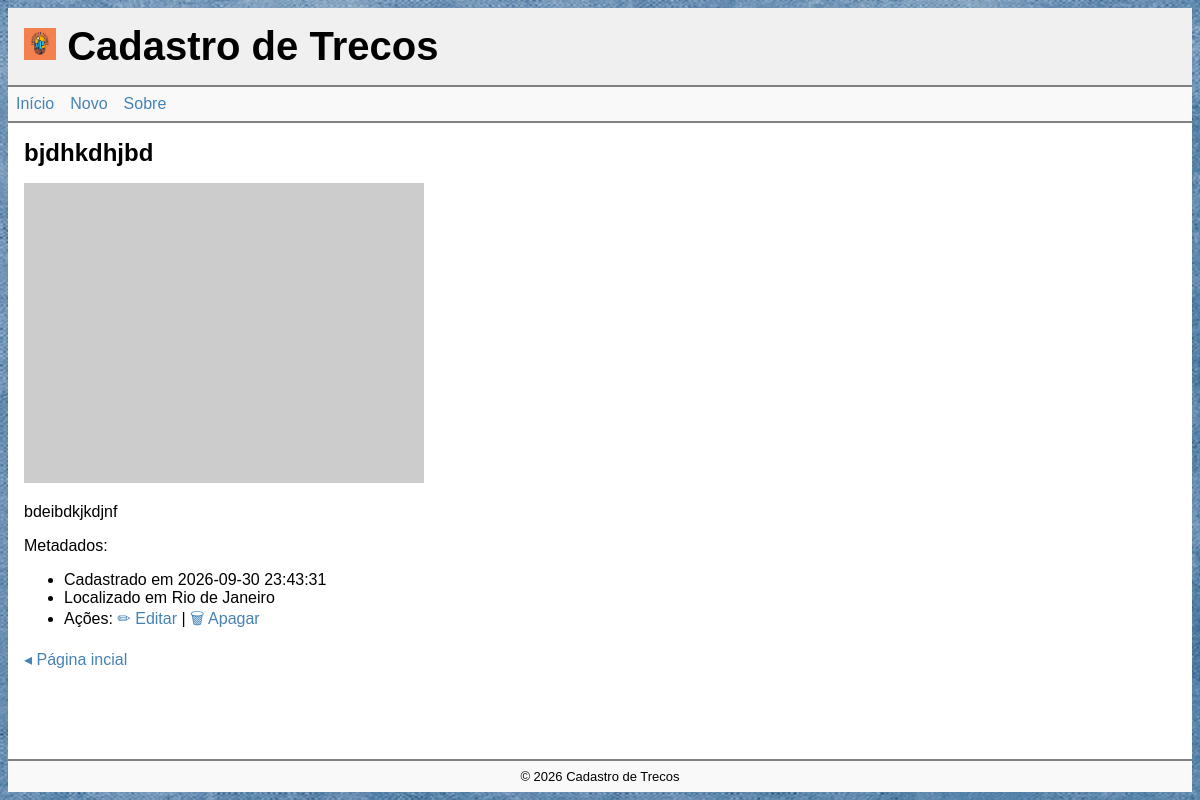
The page /view/24 on the database its author committed.
### tables this page shows
CREATE TABLE thing (
    id INTEGER PRIMARY KEY AUTOINCREMENT,
    created_at TEXT DEFAULT CURRENT_TIMESTAMP,
    name TEXT,
	description TEXT,
    location TEXT, 
	photo TEXT,
	status TEXT CHECK (status IN ('on', 'off', 'del')) DEFAULT 'on'
);

### app.py (the view)
@app.route('/api/things/<int:thing_id>')
@app.route('/view/<int:thing_id>')
def view(thing_id):
    with sqlite3.connect('database.db') as conn:
        conn.row_factory = sqlite3.Row
        content = conn.execute("""
            SELECT *
            FROM thing
                WHERE status = 'on'
                AND id = ?
                ORDER BY created_at
        """, (thing_id,)).fetchone()
    if content is None:
        abort(404)
    if request.path.startswith('/api/'):
        return {
            "data": dict(content),
        }
    return render_template(
        "view.html",
        content=content
    )

### templates/view.html (shortened to what this page needs)
{% extends '_base.html' %}
{% block main %}
<article>
    <h2>{{ content.name }}</h2>
    <p><img src="{{ content.photo }}" alt="{{ content.name }}"></p>
    <p>{{ content.description }}</p>
    Metadados:
    <ul>
        <li>Cadastrado em {{ content.created_at }}</li>
        <li>Localizado em {{ content.location }}</li>
        <li>Ações: <a href="{{ url_for('edit', thing_id=content.id )}}">✏ Editar</a> | <a href="#delete">🗑 Apagar</a></a></li>
    </ul>
    <p><a href="{{ url_for('index') }}">◂ Página incial</a></p>
</article>
{% endblock %}

### static/css/base.css (style rules this page uses)
* { box-sizing: border-box; }
body, html { position: relative; font-family: sans-serif; font-size: 16px; margin: 0; padding: 0; height: 100%; }
body { padding: .5rem; background-color: #f0f0f0; background-color: grey; background-image: url('/static/img/bg01.jpg'); background-position: center; background-repeat: no-repeat; background-size: cover; }
a { color: steelblue; text-decoration: none; }
main>section, main>article { padding: 1rem; }
main>section h2:first-child, main>article h2:first-child { margin: 0; }

### rows shown on the page
thing: name "bjdhkdhjbd", description "bdeibdkjkdjnf", created_at "2026-09-30 23:43:31", location "Rio de Janeiro"
